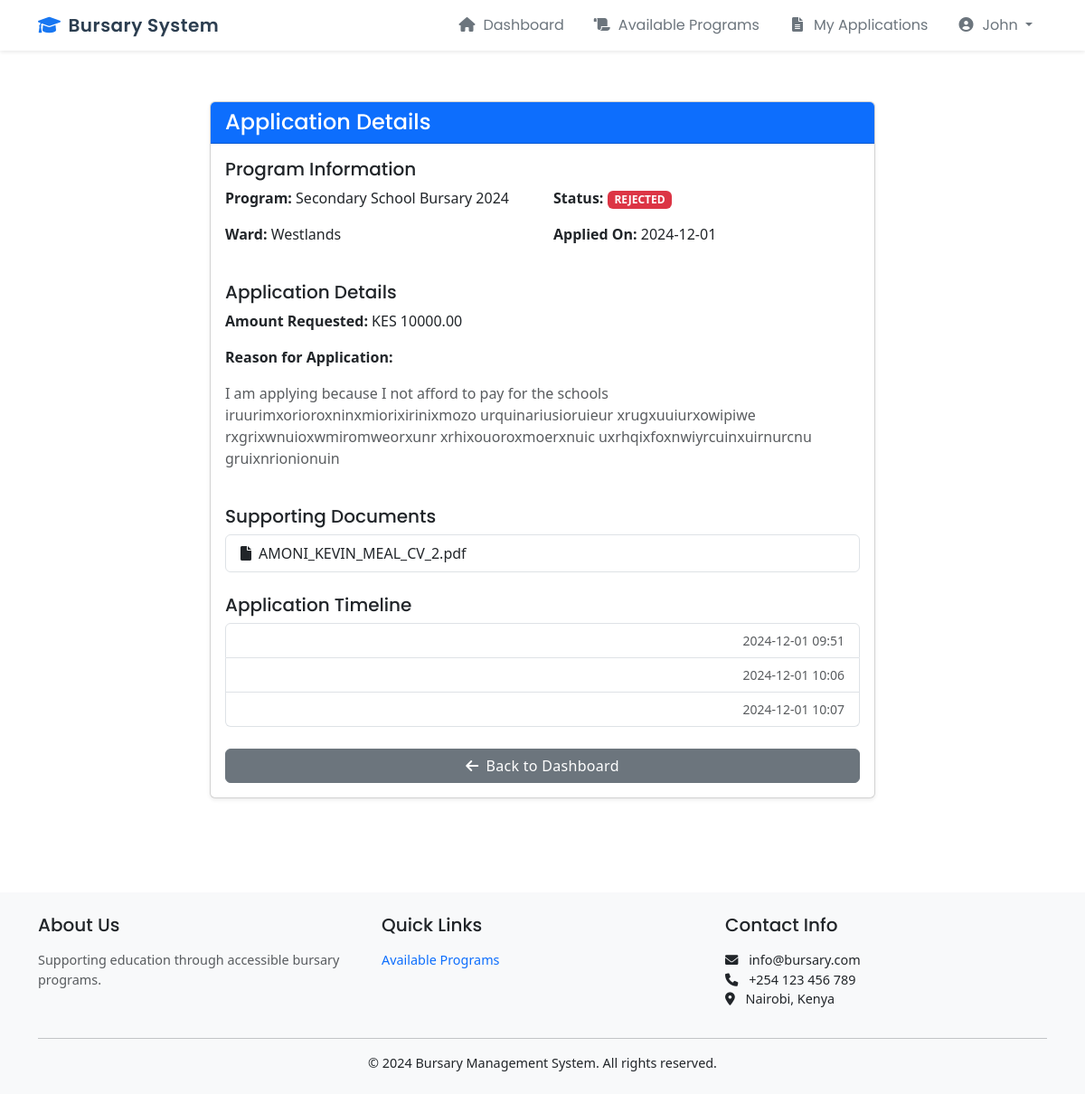
The app's page /student/application/1 (signed in), older data.
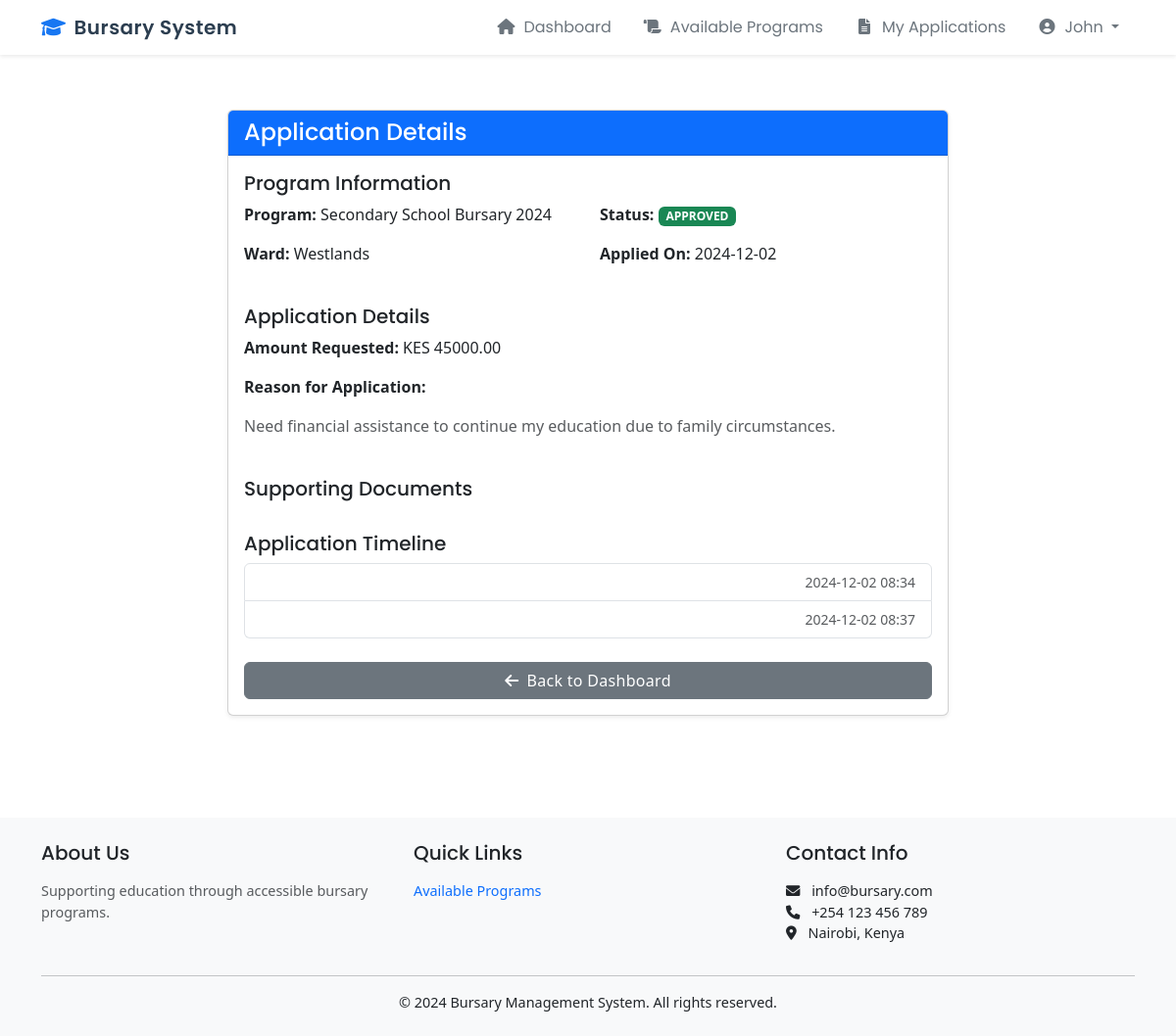
The same page, newer data.
### app/models.py (models this page shows)
class Application(db.Model):
    id = db.Column(db.Integer, primary_key=True)
    student_id = db.Column(db.Integer, db.ForeignKey('user.id'), nullable=False)
    ward_id = db.Column(db.Integer, db.ForeignKey('ward.id'), nullable=False)
    program_id = db.Column(db.Integer, db.ForeignKey('bursary_program.id'), nullable=False)
    status = db.Column(db.String(20), default='PENDING')
    amount = db.Column(db.Float, nullable=False)
    reason = db.Column(db.Text, nullable=False)
    reviewed_by = db.Column(db.Integer, db.ForeignKey('user.id'))
    review_note = db.Column(db.Text)
    created_at = db.Column(db.DateTime, default=datetime.utcnow)
    updated_at = db.Column(db.DateTime, default=datetime.utcnow, onupdate=datetime.utcnow)
    documents = db.relationship('Document', backref='application', lazy='dynamic')
    timeline = db.relationship('ApplicationTimeline', backref='application', lazy='dynamic')

class Document(db.Model):
    id = db.Column(db.Integer, primary_key=True)
    type = db.Column(db.String(50), nullable=False)
    url = db.Column(db.String(500), nullable=False)     # original filename
    application_id = db.Column(db.Integer, db.ForeignKey('application.id'), nullable=False)
    created_at = db.Column(db.DateTime, default=datetime.utcnow)

class ApplicationTimeline(db.Model):
    id = db.Column(db.Integer, primary_key=True)
    application_id = db.Column(db.Integer, db.ForeignKey('application.id'), nullable=False)
    status = db.Column(db.String(20), nullable=False)
    comment = db.Column(db.Text)
    created_at = db.Column(db.DateTime, default=datetime.utcnow)

### app/student/routes.py (the view)
@bp.route('/application/<int:application_id>')
@login_required
@student_required
def view_application(application_id):
    application = Application.query.get_or_404(application_id)
    if application.student_id != current_user.id:
        flash('You do not have permission to view this application.', 'error')
        return redirect(url_for('student.dashboard'))
    return render_template('student/application_details.html', application=application)

### app/models.py (called while the page is built)
@login_manager.user_loader
def load_user(id):
    return User.query.get(int(id))

### app/student/routes.py (called while the page is built)
def student_required(f):
    @wraps(f)
    def decorated_function(*args, **kwargs):
        if not current_user.is_authenticated or current_user.role != 'STUDENT':
            flash('Access denied. This page is only for students.', 'error')
            return redirect(url_for('main.index'))
        return f(*args, **kwargs)
    return decorated_function

### app/templates/student/application_details.html (shortened to what this page needs)
{% extends "student/base.html" %}
{% block content %}
<div class="container py-4">
    <div class="row justify-content-center">
        <div class="col-md-8">
            <div class="card">
                <div class="card-header bg-primary text-white">
                    <h4 class="mb-0">Application Details</h4>
                </div>
                <div class="card-body">
                    <div class="mb-4">
                        <h5>Program Information</h5>
                        <div class="row">
                            <div class="col-md-6">
                                <p><strong>Program:</strong> {{ application.program.name }}</p>
                                <p><strong>Ward:</strong> {{ application.ward.name }}</p>
                            </div>
                            <div class="col-md-6">
                                <p><strong>Status:</strong>
                                    <span class="badge bg-{{ 'success' if application.status == 'APPROVED'
                                                            else 'danger' if application.status == 'REJECTED'
                                                            else 'warning' }}">
                                        {{ application.status }}
                                    </span>
                                </p>
                                <p><strong>Applied On:</strong> {{ application.created_at.strftime('%Y-%m-%d') }}</p>
                            </div>
                        </div>
                    </div>
                    <div class="mb-4">
                        <h5>Application Details</h5>
                        <div class="row">
                            <div class="col-md-12">
                                <p><strong>Amount Requested:</strong> KES {{ '%0.2f'|format(application.amount|float) }}</p>
                                <p><strong>Reason for Application:</strong></p>
                                <p class="text-muted">{{ application.reason }}</p>
                            </div>
                        </div>
                    </div>
                    {% if application.documents %}
                    <div class="mb-4">
                        <h5>Supporting Documents</h5>
                        <div class="list-group">
                            {% for document in application.documents %}
                                <a href="{{ url_for('static', filename='uploads/' + document.url) }}"
                                   class="list-group-item list-group-item-action" target="_blank">
                                    <i class="fas fa-file me-2"></i>{{ document.url }}
                                </a>
                            {% endfor %}
                        </div>
                    </div>
                    {% endif %}
                    <div class="mb-4">
                        <h5>Application Timeline</h5>
                        <div class="list-group">
                            {% for entry in application.timeline %}
                                <div class="list-group-item">
                                    <div class="d-flex w-100 justify-content-between">
                                        <small class="text-muted">{{ entry.created_at.strftime('%Y-%m-%d %H:%M') }}</small>
                                    </div>
                                </div>
                            {% endfor %}
                        </div>
                    </div>
                    <div class="d-grid gap-2">
                        <a href="{{ url_for('student.dashboard') }}" class="btn btn-secondary">
                            <i class="fas fa-arrow-left me-2"></i>Back to Dashboard
                        </a>
                    </div>
                </div>
            </div>
        </div>
    </div>
</div>
{% endblock %}

Row changes from the older to the newer data that the page shows:
no longer on this page (row edited): Document: url "AMONI_KEVIN_MEAL_CV_2.pdf"
no longer on this page (row edited): ApplicationTimeline: created_at "2024-12-01 10:07"
changed Application: status "REJECTED" → "APPROVED"; created_at "2024-12-01" → "2024-12-02"; amount "10000.00" → "45000.00"; reason "I am applying because I not afford to pay for the schools iruurimxorioroxninxmiorixirinixmozo urquinariusioruieur xrugxuuiurxowipiwe rxgrixwnuioxwmiromweorxunr xrhixouoroxmoerxnuic uxrhqixfoxnwiyrcuinxuirnurcnu gruixnrionionuin" → "Need financial assistance to continue my education due to family circumstances."
changed ApplicationTimeline (number 1 of 2 on the later page): created_at "2024-12-01 09:51" → "2024-12-02 08:34"
changed ApplicationTimeline (number 2 of 2 on the later page): created_at "2024-12-01 10:06" → "2024-12-02 08:37"
